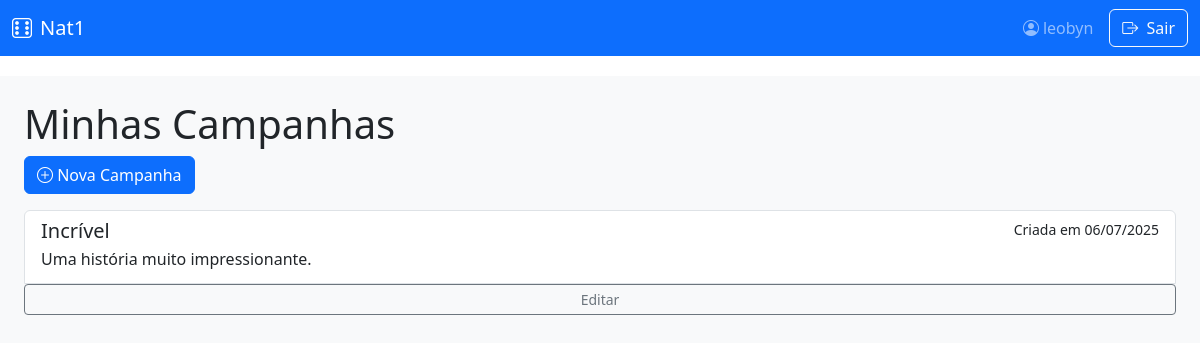
Screenshot of /campanhas/ (signed in) with the database file from the repository.
### campanhas/models.py (models this page shows, shortened)
class Campanha(models.Model):
    mestre = models.ForeignKey(User, on_delete=models.CASCADE)
    nome = models.CharField(max_length=100)
    prologo = models.TextField(blank=True)
    data_criacao = models.DateTimeField(auto_now_add=True)

### campanhas/views.py (the view)
# urls.py: path('', views.CampanhaListView.as_view(), name='list'),
class CampanhaListView(LoginRequiredMixin, ListView):
    model = Campanha
    template_name = 'campanhas/campanha_list.html'
    context_object_name = 'campanhas'
    def get_queryset(self):
        return Campanha.objects.filter(mestre=self.request.user)

### campanhas/templates/campanhas/campanha_list.html
{% extends 'base.html' %} {% block content %}
<h1>Minhas Campanhas</h1>
<a href="{% url 'campanhas:create' %}" class="btn btn-primary mb-3">
  <i class="bi bi-plus-circle"></i> Nova Campanha
</a>
{% if campanhas %}
<div class="list-group">
  {% for campanha in campanhas %}
  <a href="{% url 'campanhas:detail' campanha.pk %}" class="list-group-item list-group-item-action">
    <div class="d-flex w-100 justify-content-between">
      <h5 class="mb-1">{{ campanha.nome }}</h5>
      <small>Criada em {{ campanha.data_criacao|date:"d/m/Y" }}</small>
    </div>
      <p class="mb-1">{{ campanha.prologo|truncatechars:100 }}</p>
      <a href="{% url 'campanhas:update' campanha.pk %}" class="btn btn-sm btn-outline-secondary" >
        Editar
      </a>
  </a>
  {% endfor %}
</div>
{% else %}
<div class="alert alert-info">
  Você ainda não criou nenhuma campanha. Comece criando sua primeira campanha!
</div>
{% endif %} {% endblock %}

### templates/base.html (shortened to what this page needs)
<!DOCTYPE html>
{% load static %}
<html lang="pt-br">
<head>
    <link href="https://cdn.jsdelivr.net/npm/bootstrap@5.3.0/dist/css/bootstrap.min.css" rel="stylesheet">
    <link rel="stylesheet" href="https://cdn.jsdelivr.net/npm/bootstrap-icons@1.10.0/font/bootstrap-icons.css">
    <link rel="stylesheet" href="{% static 'css/campanhas.css' %}">
</head>
  <body>
    <nav class="navbar navbar-expand-lg navbar-dark bg-primary fixed-top">
      <div class="container-fluid">
        <a class="navbar-brand" href="{% url 'campanhas:list' %}" style="padding-left: 1vw;">
          <i class="bi bi-dice-6 me-2"></i>Nat1
        </a>
        <div class="collapse navbar-collapse" id="navbarMain">
          <div class="d-flex ms-auto align-items-center" style="padding-right: 1vw;">
            {% if user.is_authenticated %}
              <span class="navbar-text me-3">
                <i class="bi bi-person-circle me-1"></i>{{ user.username }}
              </span>
              <a href="#" onclick="document.getElementById('logout-form').submit(); return false;" class="btn btn-outline-light">
        <i class="bi bi-box-arrow-right me-1"></i> Sair
    </a>
            {% endif %}
          </div>
        </div>
      </div>
    </nav>
    <div class="container-fluid">
      <div class="row flex-nowrap">
        <main class="main-content {% if sidebar_content %}with-sidebar{% endif %} px-md-4 py-4">
          {% block content %}{% endblock %}
        </main>
      </div>
    </div>
</body>
</html>

### static/css/campanhas.css (style rules this page uses)
body { padding-top: 56px; }
.container-fluid { padding-left: 0; padding-right: 0; }
.row.flex-nowrap { margin-left: 0; margin-right: 0; }
.flex-nowrap { flex-wrap: nowrap !important; }
.main-content { margin-top: 20px; margin-left: 250px; padding: 20px; width: calc(100% - 250px); min-height: calc(100vh - 70px); background-color: #f8f9fa; min-width: 0; flex: 1; }
.main-content:not(.with-sidebar) { margin-left: 0; width: 100%; }

### templates/base.html (style rules this page uses)
.main-content { transition: margin-left 0.3s; min-height: calc(100vh - 56px); }

### rows the page displays
Campanha: nome "Incrível", data_criacao "06/07/2025", prologo "Uma história muito impressionante."

### other values shown
{{ user.username }} "leobyn"
